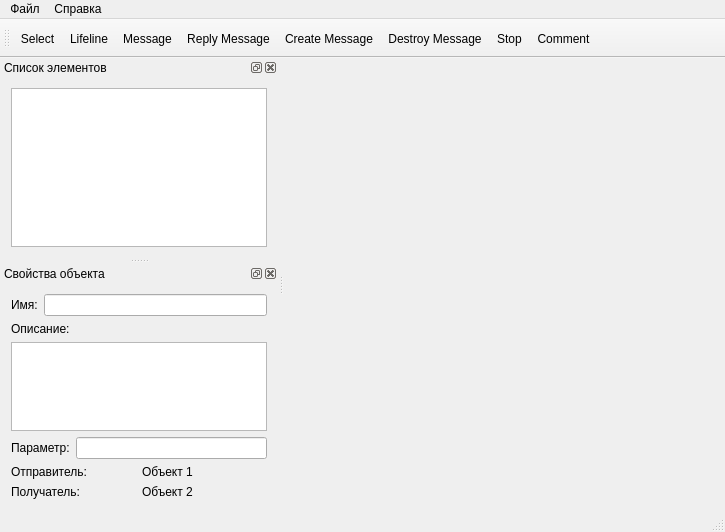
<?xml version="1.0" encoding="UTF-8"?>
<ui version="4.0">
 <class>SumleditorClass</class>
 <widget class="QMainWindow" name="SumleditorClass">
  <property name="geometry">
   <rect>
    <x>0</x>
    <y>0</y>
    <width>725</width>
    <height>532</height>
   </rect>
  </property>
  <property name="windowTitle">
   <string>Student UML Editor</string>
  </property>
  <widget class="QWidget" name="centralWidget">
   <layout class="QGridLayout" name="gridLayout_6">
    <item row="0" column="0">
     <layout class="QGridLayout" name="gridLayout"/>
    </item>
   </layout>
  </widget>
  <widget class="QMenuBar" name="menuBar">
   <property name="geometry">
    <rect>
     <x>0</x>
     <y>0</y>
     <width>725</width>
     <height>21</height>
    </rect>
   </property>
   <widget class="QMenu" name="menuFile">
    <property name="title">
     <string>Файл</string>
    </property>
    <addaction name="actionQuit"/>
   </widget>
   <widget class="QMenu" name="menuHelp">
    <property name="title">
     <string>Справка</string>
    </property>
    <addaction name="actionAboutQt"/>
   </widget>
   <addaction name="menuFile"/>
   <addaction name="menuHelp"/>
  </widget>
  <widget class="QToolBar" name="mainToolBar">
   <property name="minimumSize">
    <size>
     <width>30</width>
     <height>30</height>
    </size>
   </property>
   <property name="windowTitle">
    <string>Панель инструментов</string>
   </property>
   <attribute name="toolBarArea">
    <enum>TopToolBarArea</enum>
   </attribute>
   <attribute name="toolBarBreak">
    <bool>false</bool>
   </attribute>
   <addaction name="actSelect"/>
   <addaction name="actLifeline"/>
   <addaction name="actMessage"/>
   <addaction name="actReply"/>
   <addaction name="actCreate"/>
   <addaction name="actDestroy"/>
   <addaction name="actStop"/>
   <addaction name="actComment"/>
   <addaction name="actCancel"/>
  </widget>
  <widget class="QStatusBar" name="statusBar"/>
  <widget class="QDockWidget" name="upperDock">
   <property name="minimumSize">
    <size>
     <width>200</width>
     <height>200</height>
    </size>
   </property>
   <property name="statusTip">
    <string>Список элементов</string>
   </property>
   <property name="windowTitle">
    <string>Список элементов</string>
   </property>
   <attribute name="dockWidgetArea">
    <number>1</number>
   </attribute>
   <widget class="QWidget" name="dockWidgetContents">
    <layout class="QGridLayout" name="gridLayout_5">
     <item row="0" column="0">
      <widget class="QListWidget" name="objectsList">
       <property name="midLineWidth">
        <number>5</number>
       </property>
       <property name="editTriggers">
        <set>QAbstractItemView::NoEditTriggers</set>
       </property>
       <property name="alternatingRowColors">
        <bool>true</bool>
       </property>
       <property name="selectionRectVisible">
        <bool>true</bool>
       </property>
       <property name="currentRow">
        <number>-1</number>
       </property>
      </widget>
     </item>
    </layout>
   </widget>
  </widget>
  <widget class="QDockWidget" name="lowerDock">
   <property name="statusTip">
    <string>Свойства объекта</string>
   </property>
   <property name="windowTitle">
    <string>Свойства объекта</string>
   </property>
   <attribute name="dockWidgetArea">
    <number>1</number>
   </attribute>
   <widget class="QWidget" name="dockWidgetContents_2">
    <layout class="QGridLayout" name="gridLayout_2">
     <item row="0" column="0">
      <layout class="QHBoxLayout" name="horizontalLayout_4">
       <item>
        <widget class="QLabel" name="nameLabel">
         <property name="text">
          <string>Имя:</string>
         </property>
        </widget>
       </item>
       <item>
        <widget class="QLineEdit" name="nameEdit"/>
       </item>
      </layout>
     </item>
     <item row="1" column="0">
      <layout class="QVBoxLayout" name="verticalLayout">
       <item>
        <widget class="QLabel" name="descrLabel">
         <property name="text">
          <string>Описание:</string>
         </property>
        </widget>
       </item>
       <item>
        <widget class="QTextEdit" name="descrEdit"/>
       </item>
      </layout>
     </item>
     <item row="2" column="0">
      <layout class="QHBoxLayout" name="horizontalLayout_3">
       <item>
        <widget class="QLabel" name="paramLabel">
         <property name="text">
          <string>Параметр:</string>
         </property>
        </widget>
       </item>
       <item>
        <widget class="QLineEdit" name="paramEdit"/>
       </item>
      </layout>
     </item>
     <item row="3" column="0">
      <layout class="QHBoxLayout" name="horizontalLayout_2">
       <item>
        <widget class="QLabel" name="sourceLabel">
         <property name="text">
          <string>Отправитель:</string>
         </property>
        </widget>
       </item>
       <item>
        <widget class="QLabel" name="sourceEdit">
         <property name="text">
          <string>Объект 1</string>
         </property>
        </widget>
       </item>
      </layout>
     </item>
     <item row="4" column="0">
      <layout class="QHBoxLayout" name="horizontalLayout">
       <item>
        <widget class="QLabel" name="targetLabel">
         <property name="text">
          <string>Получатель:</string>
         </property>
        </widget>
       </item>
       <item>
        <widget class="QLabel" name="targetEdit">
         <property name="text">
          <string>Объект 2</string>
         </property>
        </widget>
       </item>
      </layout>
     </item>
    </layout>
   </widget>
  </widget>
  <action name="actionQuit">
   <property name="text">
    <string>Выход</string>
   </property>
  </action>
  <action name="actionAboutQt">
   <property name="text">
    <string>О Qt</string>
   </property>
  </action>
  <action name="actionQwe">
   <property name="text">
    <string>qwe</string>
   </property>
  </action>
  <action name="actLifeLine">
   <property name="text">
    <string>Линия жизни</string>
   </property>
  </action>
  <action name="actSelect">
   <property name="checkable">
    <bool>true</bool>
   </property>
   <property name="checked">
    <bool>false</bool>
   </property>
   <property name="icon">
    <iconset resource="sumleditor.qrc">
     <normaloff>:/sumleditor/resources/select.bmp</normaloff>:/sumleditor/resources/select.bmp</iconset>
   </property>
   <property name="text">
    <string>Select</string>
   </property>
  </action>
  <action name="actLifeline">
   <property name="checkable">
    <bool>false</bool>
   </property>
   <property name="icon">
    <iconset resource="sumleditor.qrc">
     <normaloff>:/sumleditor/resources/lifeline.bmp</normaloff>:/sumleditor/resources/lifeline.bmp</iconset>
   </property>
   <property name="text">
    <string>Lifeline</string>
   </property>
  </action>
  <action name="actMessage">
   <property name="checkable">
    <bool>false</bool>
   </property>
   <property name="icon">
    <iconset resource="sumleditor.qrc">
     <normaloff>:/sumleditor/resources/message.bmp</normaloff>:/sumleditor/resources/message.bmp</iconset>
   </property>
   <property name="text">
    <string>Message</string>
   </property>
  </action>
  <action name="actReply">
   <property name="checkable">
    <bool>false</bool>
   </property>
   <property name="icon">
    <iconset resource="sumleditor.qrc">
     <normaloff>:/sumleditor/resources/replymessage.bmp</normaloff>:/sumleditor/resources/replymessage.bmp</iconset>
   </property>
   <property name="text">
    <string>Reply Message</string>
   </property>
  </action>
  <action name="actCreate">
   <property name="checkable">
    <bool>false</bool>
   </property>
   <property name="icon">
    <iconset resource="sumleditor.qrc">
     <normaloff>:/sumleditor/resources/createmessage.bmp</normaloff>:/sumleditor/resources/createmessage.bmp</iconset>
   </property>
   <property name="text">
    <string>Create Message</string>
   </property>
  </action>
  <action name="actDestroy">
   <property name="checkable">
    <bool>false</bool>
   </property>
   <property name="icon">
    <iconset resource="sumleditor.qrc">
     <normaloff>:/sumleditor/resources/destroymessage.bmp</normaloff>:/sumleditor/resources/destroymessage.bmp</iconset>
   </property>
   <property name="text">
    <string>Destroy Message</string>
   </property>
  </action>
  <action name="actStop">
   <property name="checkable">
    <bool>false</bool>
   </property>
   <property name="icon">
    <iconset resource="sumleditor.qrc">
     <normaloff>:/sumleditor/resources/stop.bmp</normaloff>:/sumleditor/resources/stop.bmp</iconset>
   </property>
   <property name="text">
    <string>Stop</string>
   </property>
  </action>
  <action name="actComment">
   <property name="checkable">
    <bool>false</bool>
   </property>
   <property name="icon">
    <iconset resource="sumleditor.qrc">
     <normaloff>:/sumleditor/resources/comment.bmp</normaloff>:/sumleditor/resources/comment.bmp</iconset>
   </property>
   <property name="text">
    <string>Comment</string>
   </property>
  </action>
  <action name="actCancel">
   <property name="icon">
    <iconset resource="sumleditor.qrc">
     <normaloff>:/sumleditor/Resources/cancel.bmp</normaloff>:/sumleditor/Resources/cancel.bmp</iconset>
   </property>
   <property name="text">
    <string/>
   </property>
   <property name="toolTip">
    <string>Cancel action</string>
   </property>
   <property name="shortcut">
    <string>Esc</string>
   </property>
  </action>
 </widget>
 <layoutdefault spacing="6" margin="11"/>
 <resources>
  <include location="sumleditor.qrc"/>
 </resources>
 <connections/>
</ui>
